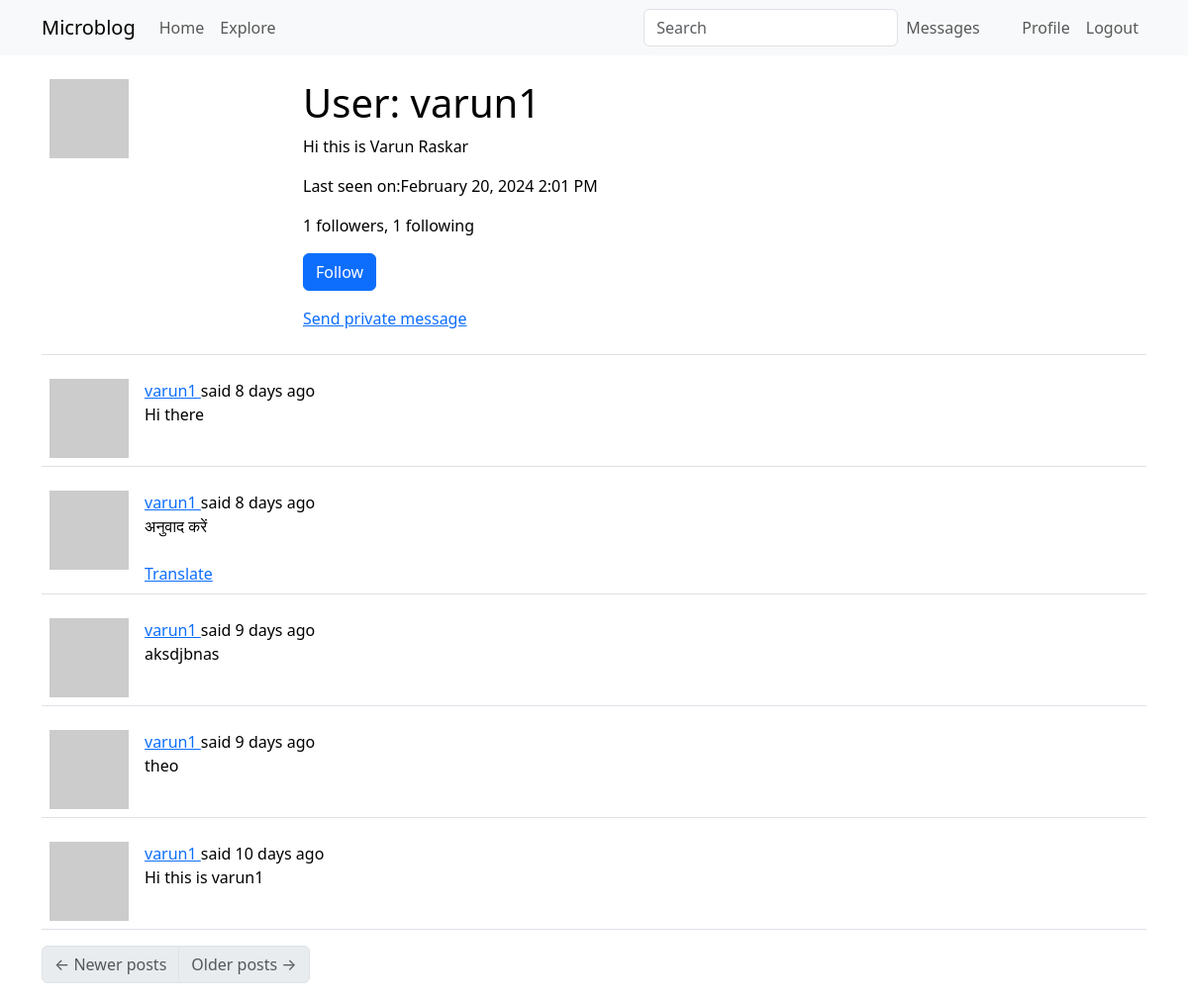
Before: /user/varun1 (signed in) with the older database file.
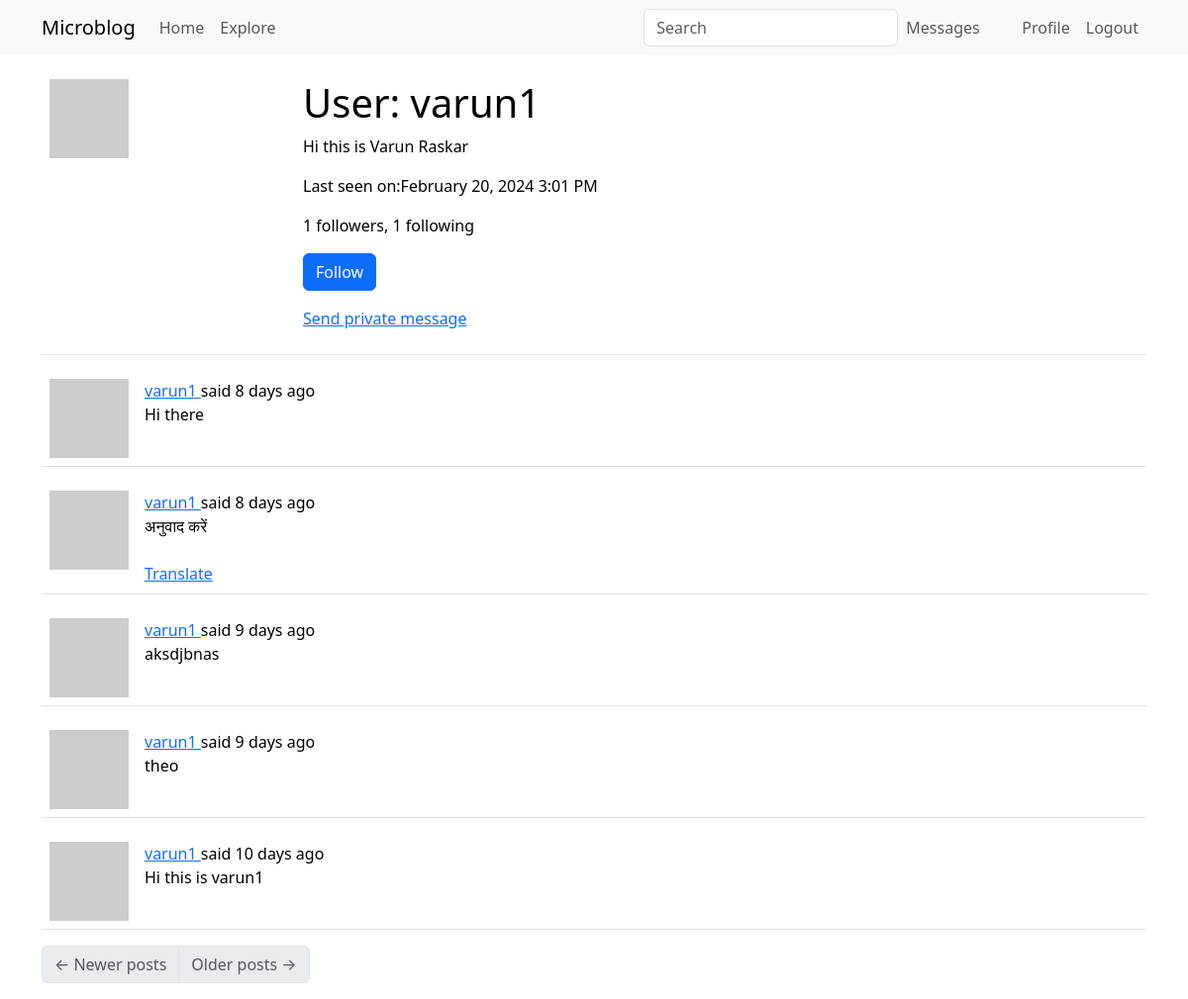
After: the same page with the newer database file.
### app/models.py (models this page shows, shortened)
class User(UserMixin,db.Model):
    id: so.Mapped[int] = so.mapped_column(primary_key=True)
    username: so.Mapped[str] = so.mapped_column(sa.String(64), index=True, unique=True)
    email: so.Mapped[str] = so.mapped_column(sa.String(120), index=True, unique=True)
    password_hash: so.Mapped[Optional[str]] = so.mapped_column(sa.String(256))
    posts: so.WriteOnlyMapped['Post'] = so.relationship(back_populates='author')
    about_me: so.Mapped[Optional[str]] = so.mapped_column(sa.String(140))
    last_seen: so.Mapped[Optional[datetime]] = so.mapped_column(default=lambda: datetime.now(timezone.utc))
    last_message_read_time: so.Mapped[Optional[datetime]]
    messages_sent: so.WriteOnlyMapped['Message'] = so.relationship(foreign_keys='Message.sender_id', back_populates='author')
    messages_received: so.WriteOnlyMapped['Message'] = so.relationship(foreign_keys='Message.recipient_id', back_populates='recipient')
    notifications: so.WriteOnlyMapped['Notification'] = so.relationship(back_populates='user')
    tasks: so.WriteOnlyMapped['Task'] = so.relationship(back_populates='user')
    def avatar(self, size):
        digest = md5(self.email.lower().encode('utf-8')).hexdigest()
        return f'https://www.gravatar.com/avatar/{digest}?d=identicon&s={size}'
    following: so.WriteOnlyMapped['User'] = so.relationship(
        secondary=followers, primaryjoin=(followers.c.follower_id == id),
        secondaryjoin=(followers.c.followed_id == id),
        back_populates='followers')
    followers: so.WriteOnlyMapped['User'] = so.relationship(
        secondary=followers, primaryjoin=(followers.c.followed_id == id),
        secondaryjoin=(followers.c.follower_id == id),
        back_populates='following')
    def is_following(self, user):
        query = self.following.select().where(User.id == user.id)
        return db.session.scalar(query) is not None
    def followers_count(self):
        query = sa.select(sa.func.count()).select_from(self.followers.select().subquery())
        return db.session.scalar(query)
    def following_count(self):
        query = sa.select(sa.func.count()).select_from(self.following.select().subquery())
        return db.session.scalar(query)
    def unread_message_count(self):
        last_read_time = self.last_message_read_time or datetime(1900, 1, 1)
        query = sa.select(Message).where(Message.recipient == self, Message.timestamp > last_read_time)
        return db.session.scalar(sa.select(sa.func.count()).select_from(query.subquery()))
    def get_tasks_in_progress(self):
        query = self.tasks.select().where(Task.complete == False)
        return db.session.scalars(query)

class SearchableMixin(object):
    @classmethod
    def before_commit(cls, session):
        session._changes = {
            'add': list(session.new),
            'update': list(session.dirty),
            'delete': list(session.deleted)
        }
    @classmethod
    def after_commit(cls, session):
        for obj in session._changes['add']:
            if isinstance(obj, SearchableMixin):
                add_to_index(obj.__tablename__, obj)
        for obj in session._changes['update']:
            if isinstance(obj, SearchableMixin):
                add_to_index(obj.__tablename__, obj)
        for obj in session._changes['delete']:
            if isinstance(obj, SearchableMixin):
                remove_from_index(obj.__tablename__, obj)
        session._changes = None

class Post(SearchableMixin, db.Model):
    __searchable__ = ['body']
    id: so.Mapped[int] = so.mapped_column(primary_key=True)
    body: so.Mapped[str] = so.mapped_column(sa.String(140))
    timestamp: so.Mapped[datetime] = so.mapped_column(index=True, default=lambda: datetime.now(timezone.utc))
    user_id: so.Mapped[int] = so.mapped_column(sa.ForeignKey(User.id),index=True)
    author: so.Mapped[User] = so.relationship(back_populates='posts')
    language: so.Mapped[Optional[str]] = so.mapped_column(sa.String(5))

### app/main/routes.py (the view)
@bp.route('/user/<username>')
@login_required
def user(username):
    user = db.first_or_404(sa.select(User).where(User.username == username))
    page = request.args.get('page', 1, type=int)
    query = user.posts.select().order_by(Post.timestamp.desc())
    posts = db.paginate(query, page=page,per_page=current_app.config['POSTS_PER_PAGE'],error_out=False)
    next_url = url_for('main.user', username=user.username, page=posts.next_num) if posts.has_next else None
    prev_url = url_for('main.user', username=user.username, page=posts.prev_num) if posts.has_prev else None
    form = EmptyForm()
    return render_template('user.html', user=user, posts=posts.items, next_url=next_url, prev_url=prev_url, form=form)

### app/main/forms.py
class SearchForm(FlaskForm):
    q = StringField(_l('Search'), validators=[DataRequired()])
    def __init__(self, *args, **kwargs):
        if 'formdata' not in kwargs:
            kwargs['formdata'] = request.args
        if 'meta' not in kwargs:
            kwargs['meta'] = {'csrf': False}
        super(SearchForm, self).__init__(*args, **kwargs)

class EmptyForm(FlaskForm):
    submit = SubmitField('Submit')

### app/__init__.py (called while the page is built)
def get_locale():
    return request.accept_languages.best_match(current_app.config['LANGUAGES'])

### app/main/routes.py (called while the page is built)
@bp.before_app_request
def before_request():
    if current_user.is_authenticated:
        current_user.last_seen = datetime.utcnow()
        db.session.commit()
        g.search_form = SearchForm()
    g.locale = str(get_locale())

@bp.before_request
def before_request():
    if current_user.is_authenticated:
        current_user.last_seen = datetime.now(timezone.utc)
        db.session.commit()
    g.locale = str(get_locale())

### app/models.py (called while the page is built)
@login.user_loader
def load_user(id):
    return db.session.get(User, int(id))

### app/templates/user.html (shortened to what this page needs)
{% extends "base.html" %}
{% block content %}
    <table class="table table-hover">
        <tr>
            <td width="256px"><img src="{{ user.avatar(256) }}"></td>
            <td>
                <h1>{{_('User:')}} {{ user.username }}</h1>
                {% if user.about_me %}<p>{{ user.about_me }}</p>{% endif %}
                {% if user.last_seen %}<p>{{_('Last seen on')}}:{{ moment(user.last_seen).format('LLL') }}</p>{% endif %}
                <p>{{ _('%(count)d followers', count=user.followers_count()) }}, {{ _('%(count)d following', count=user.following_count()) }}</p>
                {% if user == current_user %}
                <p><a href="{{ url_for('main.edit_profile') }}">{{_('Edit your profile')}} </a></p>
                {% if not current_user.get_task_in_progress('export_posts') %}
                <p><a href="{{ url_for('main.export_posts') }}">{{ _('Export your posts') }}</a></p>
                {% endif %}
                {% elif not current_user.is_following(user) %}
                <p>
                    <form action="{{ url_for('main.follow', username=user.username) }}" method="post">
                        {{ form.submit(value=_('Follow'), class_='btn btn-primary') }}
                    </form>
                </p>
                {% endif %}
                {% if user != current_user %}
                <p><a href="{{ url_for('main.send_message', recipient=user.username) }}">{{ _('Send private message') }}</a></p>
                {% endif %}
            </td>
        </tr>
    </table>
    {% for post in posts %}
        {% include '_post.html' %}
    {% endfor %}
    <nav aria-label="Post navigation">
        <ul class="pagination">
            <li class="page-item{% if not prev_url %} disabled{% endif %}">
                <a class="page-link" href="{{ prev_url }}">
                    <span aria-hidden="true">&larr;</span> {{_('Newer posts')}}
                </a>
            </li>
            <li class="page-item{% if not next_url %} disabled{% endif %}">
                <a class="page-link" href="{{ next_url }}">
                    {{ _('Older posts') }} <span aria-hidden="true">&rarr;</span>
                </a>
            </li>
        </ul>
    </nav>
{% endblock %}

### app/templates/base.html (shortened to what this page needs)
<!doctype html>
<html lang="en">
  <head>
    <link
        href="https://cdn.jsdelivr.net/npm/bootstrap@5.3.2/dist/css/bootstrap.min.css"
        rel="stylesheet"
>
  </head>
  <body>
    <nav class="navbar navbar-expand-lg bg-body-tertiary">
      <div class="container">
        <a class="navbar-brand" href="{{ url_for('main.index') }}">Microblog</a>
        <div class="collapse navbar-collapse" id="navbarSupportedContent">
          <ul class="navbar-nav me-auto mb-2 mb-lg-0">
            <li class="nav-item">
              <a class="nav-link" aria-current="page" href="{{ url_for('main.index') }}">{{_('Home')}}</a>
            </li>
            <li class="nav-item">
              <a class="nav-link" aria-current="page" href="{{ url_for('main.explore') }}">{{_('Explore')}}</a>
            </li>
          </ul>
          {% if g.search_form %}
            <form class="navbar-form navbar-left" method="get"action="{{ url_for('main.search') }}">
                <div class="form-group">
                  {{ g.search_form.q(size=20, class='form-control',placeholder=g.search_form.q.label.text) }}
                </div>
            </form>
          {% endif %}
          <ul class="navbar-nav mb-2 mb-lg-0">
            {% if current_user.is_anonymous %}
              <li class="nav-item">
                <a class="nav-link" aria-current="page" href="{{ url_for('auth.login') }}">{{_('Login')}}</a>
              </li>
            {% else %}
            <li class="nav-item">
              <a class="nav-link" aria-current="page" href="{{ url_for('main.messages') }}">{{ _('Messages') }}
                {% set unread_message_count = current_user.unread_message_count() %}
              </a>
            </li>
              <li class="nav-item">
                <a class="nav-link" aria-current="page" href="{{ url_for('main.user', username=current_user.username) }}">{{_('Profile')}}</a>
              </li>
              <li class="nav-item">
                <a class="nav-link" aria-current="page" href="{{ url_for('auth.logout') }}">{{_('Logout')}}</a>
              </li>
            {% endif %}
          </ul>
        </div>
      </div>
    </nav>
    <div class="container mt-3">
      {% block content %}{% endblock %}
    </div>
  </body>
</html>

### app/templates/_post.html (shortened to what this page needs)
<table class="table table-hover">
    <tr>
        <td width="70px">
            <a href="{{ url_for('main.user', username=post.author.username) }}">
                <img src="{{ post.author.avatar(70) }}" />
            </a>
        </td>
        <td>
            {{ _('%(username)s said %(when)s',
                username=user_link, when=moment(post.timestamp).fromNow()) }}
            <br>
            <span id="post{{ post.id }}">{{ post.body }}</span>
                {% if post.language and post.language != g.locale %}
                <br><br>
                <span id="translation{{ post.id }}">
                    <a href="javascript:translate(
                                'post{{ post.id }}',
                                'translation{{ post.id }}',
                                '{{ post.language }}',
                                '{{ g.locale }}');">{{ _('Translate') }}</a>
                </span>
                {% endif %}
        </td>
    </tr>
</table>

Changed rows visible on the page:
changed User "varun1": last_seen "February 20, 2024 2:01 PM" → "February 20, 2024 3:01 PM"
